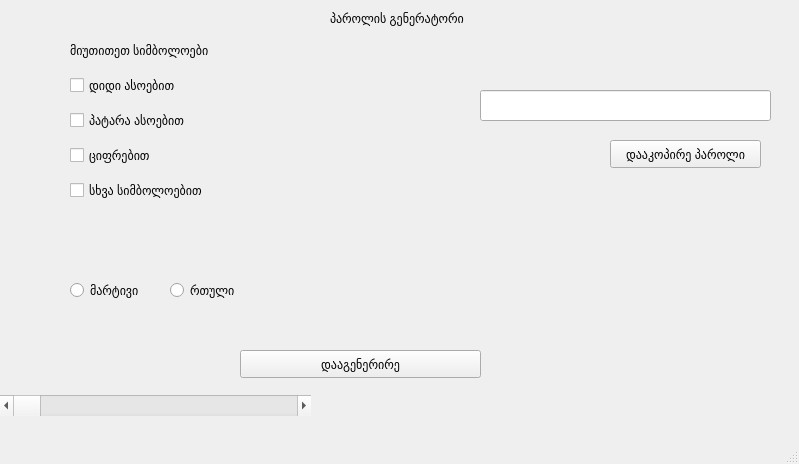
<?xml version="1.0" encoding="UTF-8"?>
<ui version="4.0">
 <class>MainWindow</class>
 <widget class="QMainWindow" name="MainWindow">
  <property name="geometry">
   <rect>
    <x>0</x>
    <y>0</y>
    <width>799</width>
    <height>464</height>
   </rect>
  </property>
  <property name="windowTitle">
   <string>MainWindow</string>
  </property>
  <widget class="QWidget" name="centralwidget">
   <widget class="QLabel" name="label">
    <property name="geometry">
     <rect>
      <x>70</x>
      <y>20</y>
      <width>171</width>
      <height>61</height>
     </rect>
    </property>
    <property name="text">
     <string>მიუთითეთ სიმბოლოები</string>
    </property>
   </widget>
   <widget class="QLineEdit" name="lineEdit">
    <property name="geometry">
     <rect>
      <x>480</x>
      <y>90</y>
      <width>291</width>
      <height>31</height>
     </rect>
    </property>
   </widget>
   <widget class="QCheckBox" name="checkBox">
    <property name="geometry">
     <rect>
      <x>70</x>
      <y>70</y>
      <width>121</width>
      <height>31</height>
     </rect>
    </property>
    <property name="text">
     <string>დიდი ასოებით</string>
    </property>
   </widget>
   <widget class="QCheckBox" name="checkBox_2">
    <property name="geometry">
     <rect>
      <x>70</x>
      <y>110</y>
      <width>141</width>
      <height>21</height>
     </rect>
    </property>
    <property name="text">
     <string>პატარა ასოებით</string>
    </property>
   </widget>
   <widget class="QCheckBox" name="checkBox_3">
    <property name="geometry">
     <rect>
      <x>70</x>
      <y>140</y>
      <width>111</width>
      <height>31</height>
     </rect>
    </property>
    <property name="text">
     <string>ციფრებით</string>
    </property>
   </widget>
   <widget class="QCheckBox" name="checkBox_4">
    <property name="geometry">
     <rect>
      <x>70</x>
      <y>180</y>
      <width>151</width>
      <height>21</height>
     </rect>
    </property>
    <property name="text">
     <string>სხვა სიმბოლოებით</string>
    </property>
   </widget>
   <widget class="QPushButton" name="pushButton">
    <property name="geometry">
     <rect>
      <x>240</x>
      <y>350</y>
      <width>241</width>
      <height>28</height>
     </rect>
    </property>
    <property name="text">
     <string>დააგენერირე</string>
    </property>
   </widget>
   <widget class="QRadioButton" name="radioButton">
    <property name="geometry">
     <rect>
      <x>70</x>
      <y>280</y>
      <width>95</width>
      <height>20</height>
     </rect>
    </property>
    <property name="text">
     <string>მარტივი</string>
    </property>
   </widget>
   <widget class="QRadioButton" name="radioButton_2">
    <property name="geometry">
     <rect>
      <x>170</x>
      <y>280</y>
      <width>95</width>
      <height>20</height>
     </rect>
    </property>
    <property name="text">
     <string>რთული</string>
    </property>
   </widget>
   <widget class="QPushButton" name="pushButton_2">
    <property name="geometry">
     <rect>
      <x>610</x>
      <y>140</y>
      <width>151</width>
      <height>28</height>
     </rect>
    </property>
    <property name="text">
     <string>დააკოპირე პაროლი</string>
    </property>
   </widget>
   <widget class="QLabel" name="label_2">
    <property name="geometry">
     <rect>
      <x>330</x>
      <y>10</y>
      <width>141</width>
      <height>16</height>
     </rect>
    </property>
    <property name="text">
     <string>პაროლის გენერატორი</string>
    </property>
   </widget>
   <widget class="QScrollBar" name="horizontalScrollBar">
    <property name="geometry">
     <rect>
      <x>0</x>
      <y>395</y>
      <width>311</width>
      <height>21</height>
     </rect>
    </property>
    <property name="orientation">
     <enum>Qt::Horizontal</enum>
    </property>
   </widget>
  </widget>
  <widget class="QMenuBar" name="menubar">
   <property name="geometry">
    <rect>
     <x>0</x>
     <y>0</y>
     <width>799</width>
     <height>26</height>
    </rect>
   </property>
  </widget>
  <widget class="QStatusBar" name="statusbar"/>
 </widget>
 <resources/>
 <connections/>
</ui>
